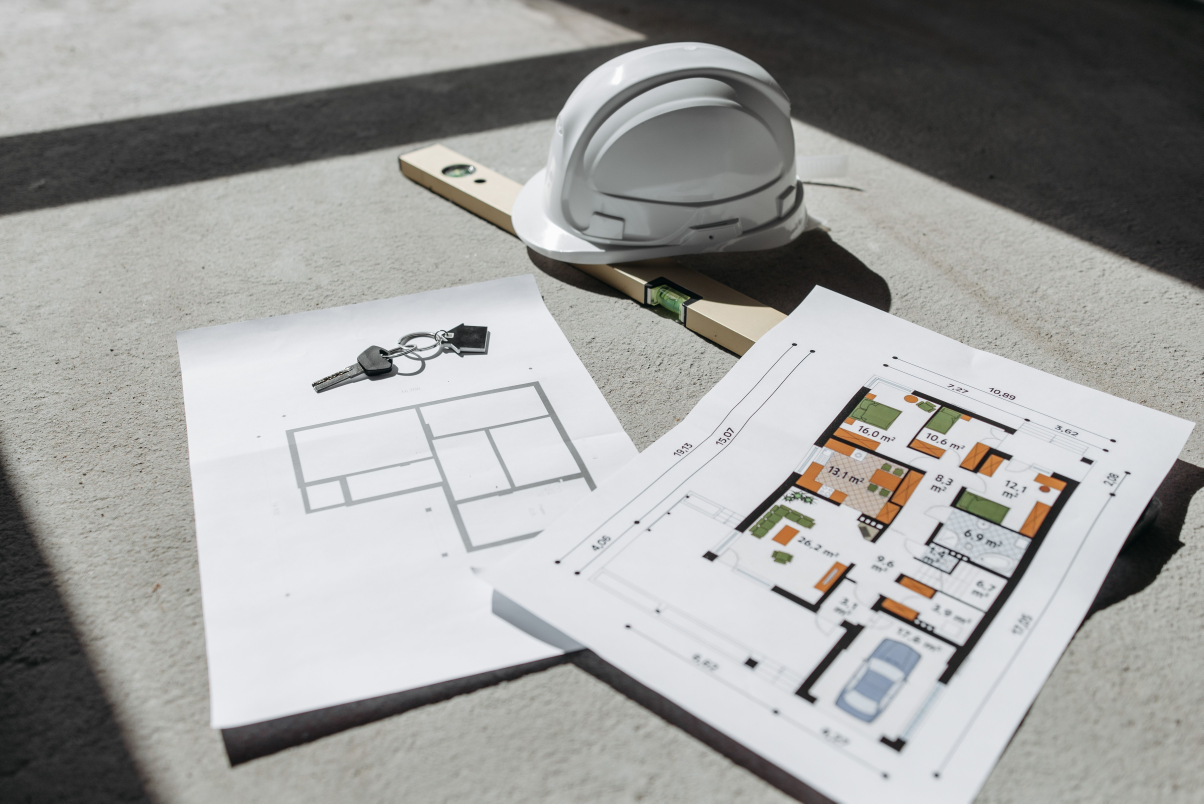
#> input picture sro-site/desk-photo.jpg, 6016 x 4016 px (shown at 1/5 size)
$ python -i prepare-photo.py   (imports and definitions only)
#> lines starting #> are read from the running program, lines starting #| are printed output that depends on the picture
#> further down, picture is the input picture: PIL image 6016x4016 RGB; mean R, G, B 160.7, 160.9, 159.4
#!/usr/bin/env python3
"""Единая обработка тематических фотографий (T29) и контроль веса (T30).

В ТЗ путь записан командами ImageMagick:

    magick input.jpg -colorspace Gray \
      \( -size 256x1 gradient:'#1E2A75-#E6ECFF' \) -clut \
      -resize 1200x -quality 82 public/img/documents.webp
    magick public/img/documents.webp -quality 55 public/img/documents.avif

Здесь то же самое на Pillow, чтобы обработку можно было повторить без
установки magick. Смысл: разные кадры из разных источников выглядят как
четыре разных сайта; перевод в дуотон на фирменном синем сводит их в одну
серию и заодно прячет «стоковость».

Один кадр из четырёх может остаться в цвете как акцент — для этого --color.

Примеры:
    python3 scripts/prepare-photo.py ~/downloads/blueprint.jpg design --width 1200
    python3 scripts/prepare-photo.py ~/downloads/cranes.jpg construction --width 2000 --color

Бюджет T30 проверяется после сохранения: WebP <= 180 КБ, AVIF <= 120 КБ.
"""

import argparse
import sys
from pathlib import Path

from PIL import Image

OUT = Path("public/img")
DARK = (0x1E, 0x2A, 0x75)  # accent-900
# Светлая точка дуотона тёплая, а не accent-100. Голубоватая вершина делала
# все три кадра ледяными: тени синие, света тоже синие, и снимок читался
# ночным. С кремовой вершиной синева остаётся только в тенях, а света уходят
# в бумагу — кадр теплеет, не теряя фирменный цвет.
LIGHT = (0xF0, 0xEB, 0xE4)
WEBP_LIMIT_KB, AVIF_LIMIT_KB = 180, 120


# Нижние точки дуотона. По умолчанию accent-900; для кадров со сплошным тёмным
# фоном (синька) есть светлее — иначе кадр читается тяжёлым прямоугольником
# рядом с воздушными соседями.
DARK_POINTS = {
    "900": (0x1E, 0x2A, 0x75),
    "800": (0x20, 0x2F, 0x93),
    "700": (0x24, 0x39, 0xB8),
    "600": (0x2F, 0x4B, 0xDE),
}


def duotone(img: Image.Image, stretch: bool = False, dark: tuple = DARK, gamma: float = 1.0) -> Image.Image:
    """Обесцвечиваем и раскладываем яркость по градиенту dark -> LIGHT."""
#> called with stretch = False, dark = (30, 42, 117), gamma = 1
    gray = img.convert("L")
    if stretch:
        gray = normalize(gray)
    if gamma != 1.0:
        gray = apply_gamma(gray, gamma)
    lut = []
    for channel in range(3):
        lut += [round(dark[channel] + (LIGHT[channel] - dark[channel]) * v / 255) for v in range(256)]
    return Image.merge("RGB", (gray, gray, gray)).point(lut)
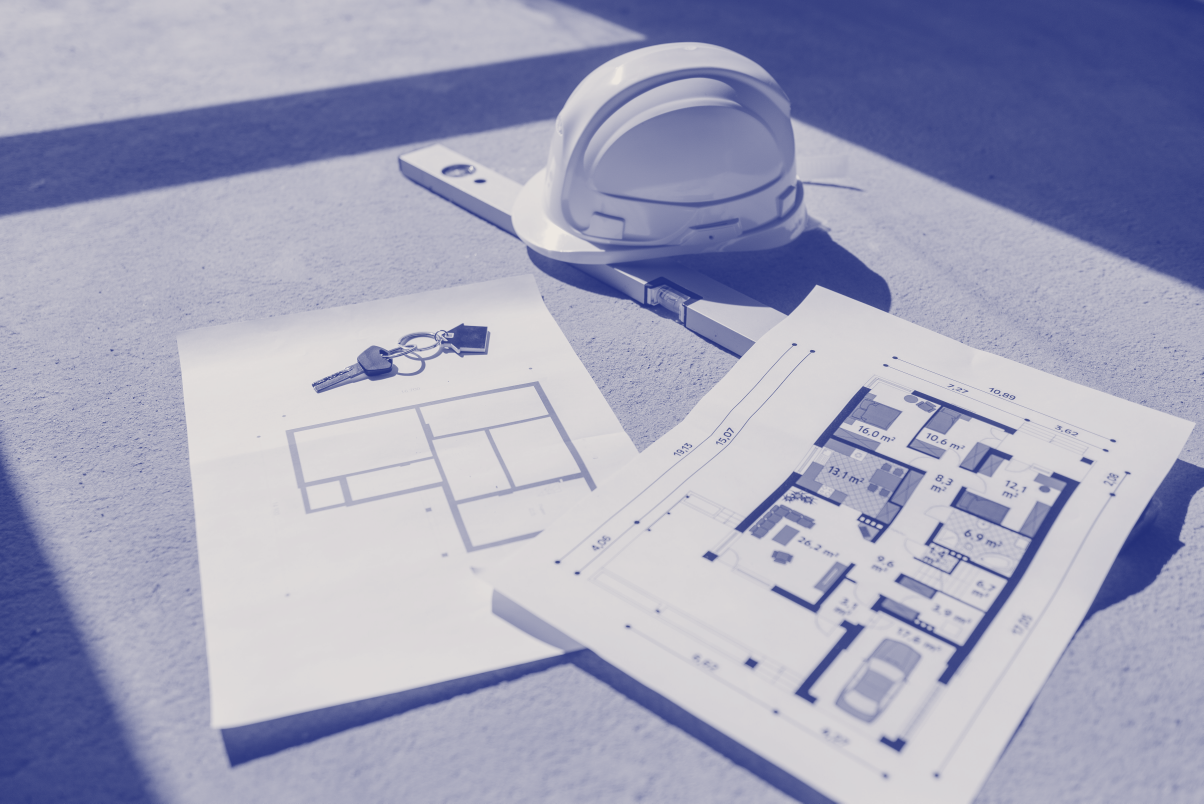
#> returned value: PIL image 6016x4016 RGB (shown at 1/5 size); mean R, G, B 162.3, 163.6, 186.9


# [41 lines left out: functions normalize, apply_gamma, not called in this run]


CUTOUT_BLACK, CUTOUT_WHITE = 50, 230


# [130 lines left out: functions cutout, split_alpha, main, not called in this run]


# [2 lines not run here, left out]

>>> from PIL import Image
>>> picture = Image.open('../desk-photo.jpg')
>>> result = duotone(picture)

$ run again, on sro-site/photo_phone.png
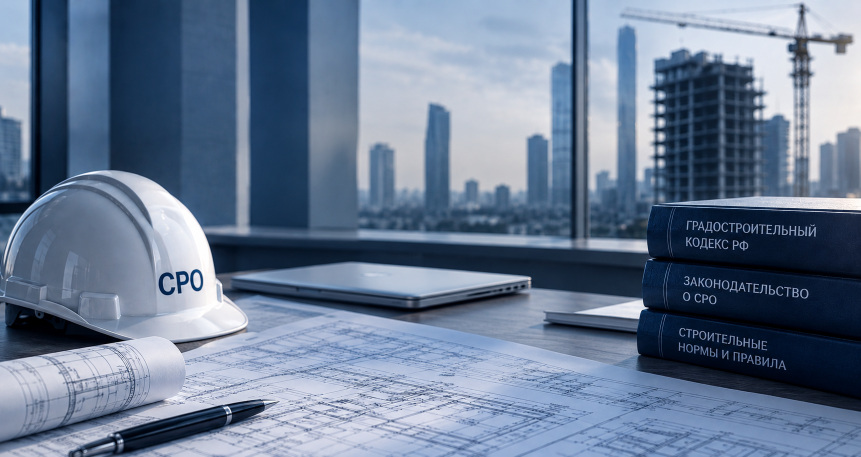
#> input picture sro-site/photo_phone.png, 1721 x 914 px (shown at 1/2 size)
#> picture is the input picture: PIL image 1721x914 RGB; mean R, G, B 105.5, 122.5, 146.6
#> in duotone, `gray = img.convert("L")`:
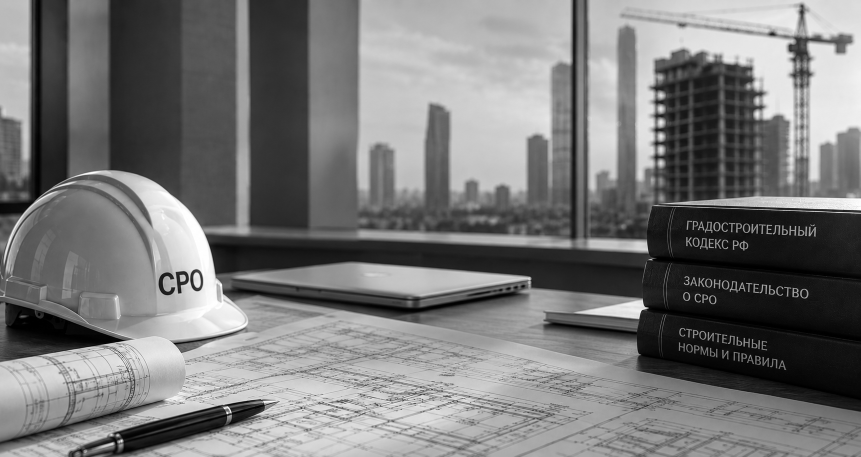
#> gray: PIL image 1721x914 L (shown at 1/2 size); min 0, max 255, mean 120.1
#> in duotone, `return Image.merge("RGB", (gray, gray, gray)).point(lut)`:
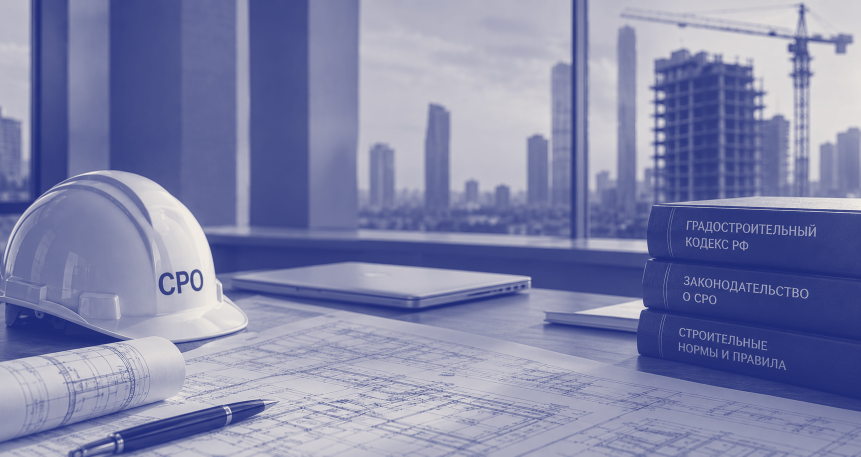
#> returned value: PIL image 1721x914 RGB (shown at 1/2 size); mean R, G, B 128.9, 132.9, 169.3
